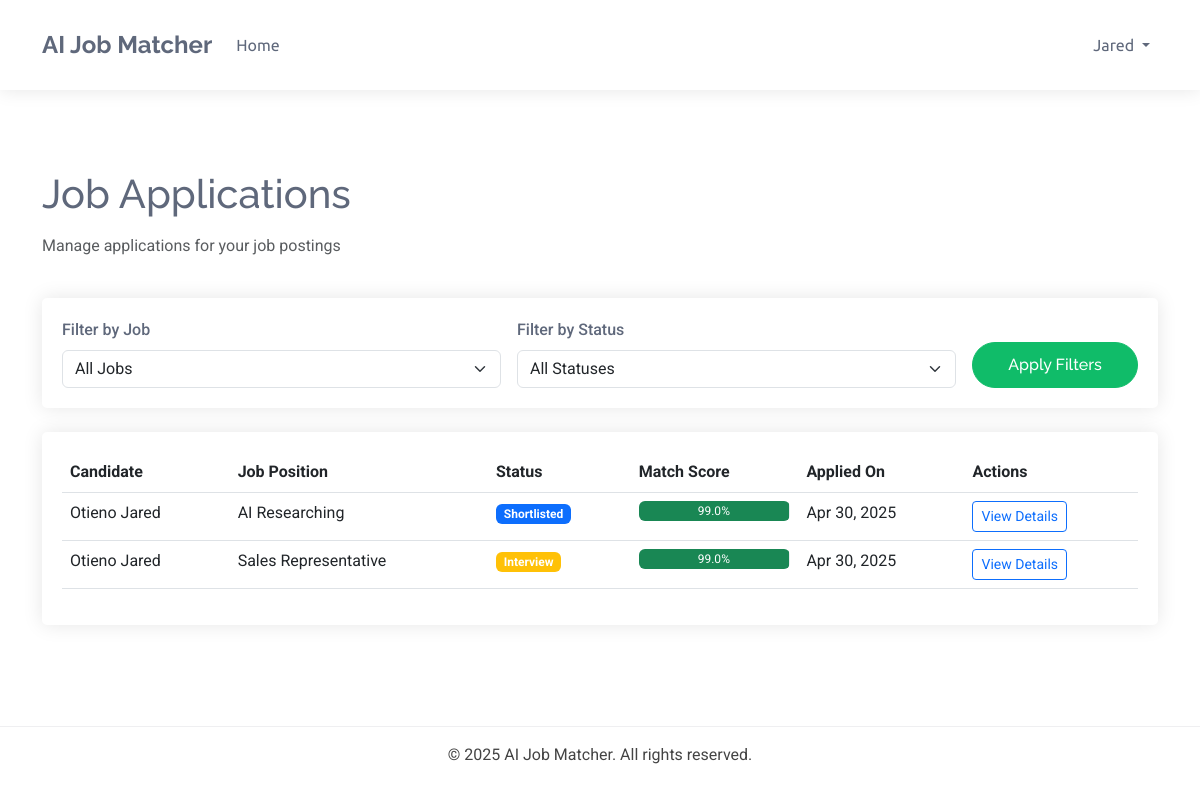
Page /dashboards/recruiter/applications/ (signed in) on the earlier database version.
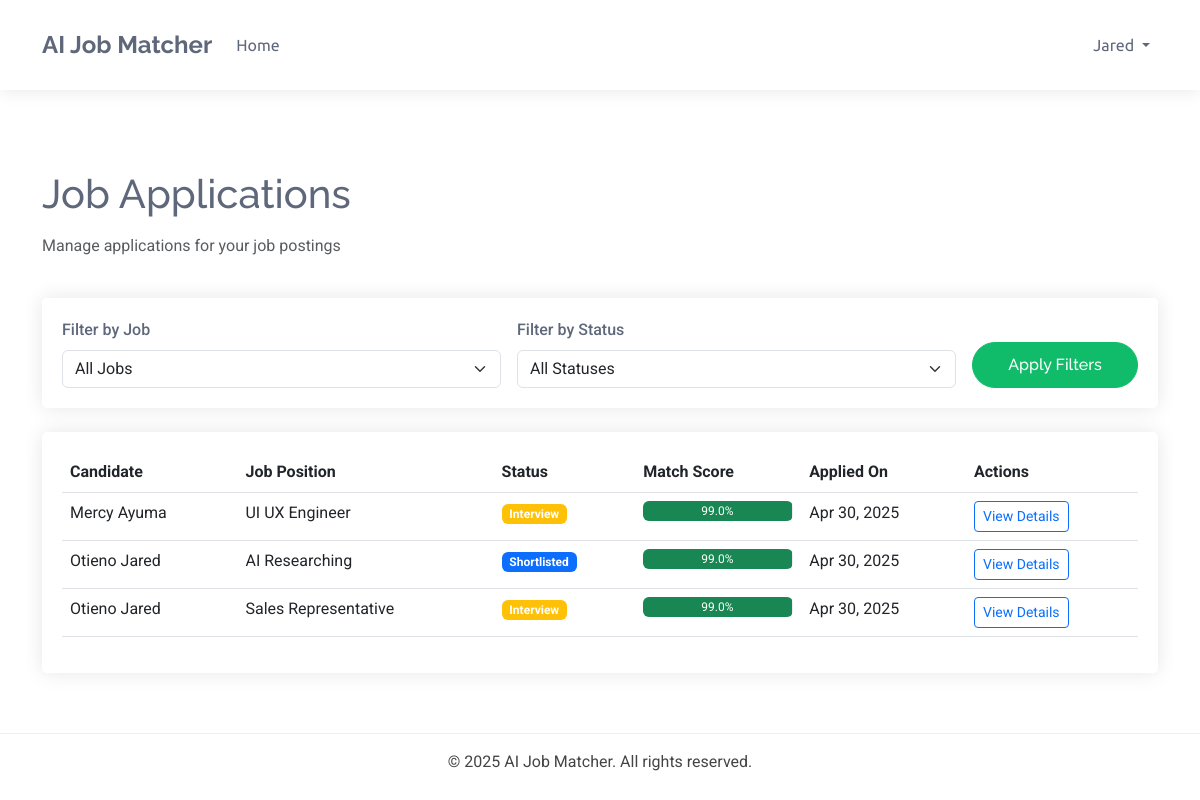
Same page on the later database version.
### dashboards/models.py (models this page shows, shortened)
class BaseModel(models.Model):
    created_at = models.DateTimeField(auto_now_add=True)
    updated_at = models.DateTimeField(auto_now=True)
    class Meta:
        abstract = True

class JobApplication(BaseModel):
    STATUS_CHOICES = (
        ('pending', 'Pending'),
        ('reviewing', 'Reviewing'),
        ('shortlisted', 'Shortlisted'),
        ('rejected', 'Rejected'),
        ('interview', 'Interview'),
        ('offer', 'Offer Extended'),
        ('hired', 'Hired'),
        ('declined', 'Declined'),
    )
    job = models.ForeignKey(JobPosting, on_delete=models.CASCADE, related_name='applications')
    candidate = models.ForeignKey(Candidate, on_delete=models.CASCADE, related_name='applications')
    resume = models.ForeignKey(Resume, on_delete=models.CASCADE, related_name='applications', null=True, blank=True)
    cover_letter = models.TextField(_('cover letter'), blank=True, null=True)
    status = models.CharField(_('status'), max_length=20, choices=STATUS_CHOICES, default='pending')
    match_score = models.FloatField(_('match score'), validators=[MinValueValidator(0), MaxValueValidator(100)], default=0)
    recruiter_notes = models.TextField(_('recruiter notes'), blank=True, null=True)
    class Meta:
        ordering = ['-match_score', '-created_at']
        verbose_name = _('Job Application')
        verbose_name_plural = _('Job Applications')

class JobPosting(BaseModel):
    STATUS_CHOICES = (
        ('active', 'Active'),
        ('filled', 'Filled'),
        ('expired', 'Expired'),
        ('draft', 'Draft'),
    )
    recruiter = models.ForeignKey(Recruiter, on_delete=models.CASCADE, related_name='job_postings')
    title = models.CharField(_('job title'), max_length=255)
    company_name = models.CharField(_('company name'), max_length=255)
    category = models.CharField(_('job category'), max_length=100)
    description = models.TextField(_('job description'))
    requirements = models.TextField(_('job requirements'))
    responsibilities = models.TextField(_('responsibilities'))
    location = models.CharField(_('location'), max_length=255)
    salary_min = models.DecimalField(_('minimum salary'), max_digits=12, decimal_places=2, null=True, blank=True)
    salary_max = models.DecimalField(_('maximum salary'), max_digits=12, decimal_places=2, null=True, blank=True)
    experience_required = models.PositiveIntegerField(_('experience required (years)'), default=0)
    education_level = models.CharField(_('education level'), max_length=100)
    employment_type = models.CharField(_('employment type'), max_length=50)
    status = models.CharField(_('status'), max_length=20, choices=STATUS_CHOICES, default='active')
    expiry_date = models.DateField(_('expiry date'), default=timezone.now)
    skills_required = models.TextField(_('skills required'))
    embedding_vector = models.BinaryField(_('job embedding vector'), null=True, blank=True)
    class Meta:
        ordering = ['-created_at']
        verbose_name = _('Job Posting')
        verbose_name_plural = _('Job Postings')

### accounts/models.py (models this page shows, shortened)
class Profile(models.Model):
    user = models.OneToOneField(User,
                                on_delete=models.CASCADE, unique=True)
    bio = models.TextField(_('bio'), blank=True, null=True)
    profile_picture = models.ImageField(
        _("profile picture"), upload_to="profile",
        default="default.png")
    class Meta:
        abstract= True

class Candidate(Profile):
    skills = models.TextField(_('skills'), blank=True, null=True)
    education = models.TextField(_('education'), blank=True, null=True)
    experience = models.TextField(_('experience'), blank=True, null=True)
    location = models.CharField(max_length=255, blank=True, null=True)

class TrackingModel(models.Model):
    created_at = models.DateTimeField(auto_now_add=True)
    updated_at = models.DateTimeField(auto_now=True)
    class Meta:
        abstract = True
        ordering = ["-created_at"]

class User(AbstractBaseUser, TrackingModel):
    username_validator = UnicodeUsernameValidator()
    Role_choices = (
        ("Administrator", "Administrator"),
        ("Recruiter", "Recruiter"),
        ("Candidate", "Candidate")
    )
    Gender_choices = (
        ("Male", "Male"),
        ("Female", "Female"),
        ("Other", "Other")
    )
    username = models.CharField(
        _('username'),
        max_length=150,
        unique=True,
        validators=[username_validator],
        error_messages={
            'unique':_("A user with that username already exists."),
        },
    )
    phoneNumberRegex = RegexValidator(regex=r"^\+?1?\d{8,15}$")
    full_name = models.CharField(_('full name'),max_length=200)
    email = models.EmailField(_('email'), unique=True, error_messages={
        'unique': ('A user with email already exists.'),
    })
    gender = models.CharField(_("gender"), max_length=10, choices=Gender_choices)
    phone = PhoneNumberField(
        _('phone number'), unique=True,validators=[phoneNumberRegex],
        blank=True, null=True, max_length=27)
    country = models.CharField(_("country"), max_length=50,
                              blank=True, null=True)
    city = models.CharField(_("city"), max_length=50,
                              blank=True, null=True)
    role = models.CharField(_('Role'), max_length=17, choices=Role_choices, default="Client")
    is_active = models.BooleanField(_('active'), default=True)
    is_admin = models.BooleanField(_('admin'), default=False)
    is_staff = models.BooleanField(_("staff"), default=False)
    timestamp = models.DateTimeField(_("timestamp"), auto_now_add=True)
    objects = CustomManager()
    USERNAME_FIELD = 'email'
    REQUIRED_FIELDS = ['username',]
    @property
    def staff(self):
        return self.staff
    @property
    def active(self):
        return self.active
    @property
    def admin(self):
        return self.admin

### dashboards/views.py (the view)
# urls.py: path('recruiter/applications/', views.applications_list, name='applications_list'),
@login_required
@user_passes_test(is_recruiter)
def applications_list(request):
    recruiter_profile = request.user.recruiter
    status_filter = request.GET.get('status', '')
    job_filter = request.GET.get('job', '')
    applications = JobApplication.objects.filter(job__recruiter=recruiter_profile)
    if status_filter:
        applications = applications.filter(status=status_filter)
    if job_filter:
        applications = applications.filter(job_id=job_filter)
    applications = applications.order_by('-created_at')
    paginator = Paginator(applications, 15)  # Show 15 applications per page
    page_number = request.GET.get('page')
    page_obj = paginator.get_page(page_number)
    jobs = JobPosting.objects.filter(recruiter=recruiter_profile)
    status_choices = JobApplication.STATUS_CHOICES
    context = {
        'page_obj': page_obj,
        'jobs': jobs,
        'status_choices': status_choices,
        'current_job': job_filter,
        'current_status': status_filter,
    }
    return render(request, 'dashboards/applications_list.html', context)

### dashboards/views.py (called while the page is built)
def is_recruiter(user):
    return user.is_authenticated and user.role == 'Recruiter'

### templates/dashboards/applications_list.html (shortened to what the changed rows need)
{% extends 'dashboards/base.html' %}
{% load static %}
{% block content %}
<div class="container mt-4">
    <div class="row mb-4">
        <div class="col">
            <h1 class="mb-3">Job Applications</h1>
        </div>
    </div>
    <div class="card">
        <div class="card-body">
            {% if page_obj %}
                <div class="table-responsive">
                    <table class="table table-hover">
                        <thead>
                            <tr>
                                <th>Candidate</th>
                                <th>Job Position</th>
                                <th>Status</th>
                                <th>Match Score</th>
                                <th>Applied On</th>
                                <th>Actions</th>
                            </tr>
                        </thead>
                        <tbody>
                            {% for application in page_obj %}
                                <tr>
                                    <td>{{ application.candidate.user.full_name }}</td>
                                    <td>{{ application.job.title }}</td>
                                    <td>
                                        <span class="badge
                                            {% if application.status == 'pending' %}bg-secondary
                                            {% elif application.status == 'reviewing' %}bg-info
                                            {% elif application.status == 'shortlisted' %}bg-primary
                                            {% elif application.status == 'rejected' %}bg-danger
                                            {% elif application.status == 'interview' %}bg-warning
                                            {% elif application.status == 'offer' %}bg-success
                                            {% elif application.status == 'hired' %}bg-success
                                            {% elif application.status == 'declined' %}bg-dark
                                            {% endif %}">
                                            {% for status_value, status_name in status_choices %}
                                                {% if status_value == application.status %}
                                                    {{ status_name }}
                                                {% endif %}
                                            {% endfor %}
                                        </span>
                                    </td>
                                    <td>
                                        <div class="progress" style="height: 20px;">
                                            <div class="progress-bar
                                                {% if application.match_score < 40 %}bg-danger
                                                {% elif application.match_score < 70 %}bg-warning
                                                {% else %}bg-success{% endif %}"
                                                role="progressbar"
                                                style="width: {{ application.match_score }}%;"
                                                aria-valuenow="{{ application.match_score }}"
                                                aria-valuemin="0"
                                                aria-valuemax="100">
                                                {{ application.match_score }}%
                                            </div>
                                        </div>
                                    </td>
                                    <td>{{ application.created_at|date:"M d, Y" }}</td>
                                    <td>
                                        <a href="{% url 'dashboards:application_detail' application.id %}" class="btn btn-sm btn-outline-primary">
                                            View Details
                                        </a>
                                    </td>
                                </tr>
                            {% endfor %}
                        </tbody>
                    </table>
                </div>
            {% else %}
                <div class="text-center py-5">
                    <h4>No applications found</h4>
                    <p class="text-muted">Try changing your filters or check back later.</p>
                </div>
            {% endif %}
        </div>
    </div>
</div>
{% endblock %}

Differences in the rows shown:
added JobApplication: candidate.user.full_name "Mercy Ayuma", job "UI UX Engineer", status_choices "Interview", match_score "99.0", created_at "Apr 30, 2025"
